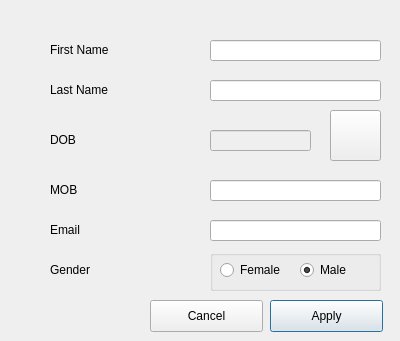
<?xml version="1.0" encoding="UTF-8"?>
<ui version="4.0">
 <class>AddPlayerDiag</class>
 <widget class="QDialog" name="AddPlayerDiag">
  <property name="geometry">
   <rect>
    <x>0</x>
    <y>0</y>
    <width>400</width>
    <height>341</height>
   </rect>
  </property>
  <property name="windowTitle">
   <string>Dialog</string>
  </property>
  <widget class="QLabel" name="label">
   <property name="geometry">
    <rect>
     <x>50</x>
     <y>40</y>
     <width>121</width>
     <height>20</height>
    </rect>
   </property>
   <property name="text">
    <string>First Name</string>
   </property>
  </widget>
  <widget class="QLabel" name="label_2">
   <property name="geometry">
    <rect>
     <x>50</x>
     <y>80</y>
     <width>121</width>
     <height>20</height>
    </rect>
   </property>
   <property name="text">
    <string>Last Name</string>
   </property>
  </widget>
  <widget class="QLabel" name="label_3">
   <property name="geometry">
    <rect>
     <x>50</x>
     <y>130</y>
     <width>121</width>
     <height>20</height>
    </rect>
   </property>
   <property name="text">
    <string>DOB</string>
   </property>
  </widget>
  <widget class="QLabel" name="label_4">
   <property name="geometry">
    <rect>
     <x>50</x>
     <y>180</y>
     <width>121</width>
     <height>20</height>
    </rect>
   </property>
   <property name="text">
    <string>MOB</string>
   </property>
  </widget>
  <widget class="QLabel" name="label_5">
   <property name="geometry">
    <rect>
     <x>50</x>
     <y>220</y>
     <width>121</width>
     <height>20</height>
    </rect>
   </property>
   <property name="text">
    <string>Email</string>
   </property>
  </widget>
  <widget class="QLabel" name="label_6">
   <property name="geometry">
    <rect>
     <x>50</x>
     <y>260</y>
     <width>121</width>
     <height>20</height>
    </rect>
   </property>
   <property name="text">
    <string>Gender</string>
   </property>
  </widget>
  <widget class="QGroupBox" name="gender">
   <property name="geometry">
    <rect>
     <x>210</x>
     <y>250</y>
     <width>171</width>
     <height>41</height>
    </rect>
   </property>
   <property name="title">
    <string/>
   </property>
   <property name="alignment">
    <set>Qt::AlignCenter</set>
   </property>
   <widget class="QRadioButton" name="female">
    <property name="geometry">
     <rect>
      <x>10</x>
      <y>10</y>
      <width>71</width>
      <height>20</height>
     </rect>
    </property>
    <property name="text">
     <string>Female</string>
    </property>
    <property name="checked">
     <bool>false</bool>
    </property>
   </widget>
   <widget class="QRadioButton" name="male">
    <property name="geometry">
     <rect>
      <x>90</x>
      <y>10</y>
      <width>71</width>
      <height>20</height>
     </rect>
    </property>
    <property name="text">
     <string>Male</string>
    </property>
    <property name="checked">
     <bool>true</bool>
    </property>
   </widget>
  </widget>
  <widget class="QPushButton" name="apply">
   <property name="geometry">
    <rect>
     <x>270</x>
     <y>300</y>
     <width>113</width>
     <height>32</height>
    </rect>
   </property>
   <property name="autoFillBackground">
    <bool>false</bool>
   </property>
   <property name="text">
    <string>Apply</string>
   </property>
   <property name="autoDefault">
    <bool>false</bool>
   </property>
   <property name="default">
    <bool>true</bool>
   </property>
   <property name="flat">
    <bool>false</bool>
   </property>
  </widget>
  <widget class="QPushButton" name="cancel">
   <property name="geometry">
    <rect>
     <x>150</x>
     <y>300</y>
     <width>113</width>
     <height>32</height>
    </rect>
   </property>
   <property name="text">
    <string>Cancel</string>
   </property>
  </widget>
  <widget class="QLineEdit" name="fName">
   <property name="geometry">
    <rect>
     <x>210</x>
     <y>40</y>
     <width>171</width>
     <height>21</height>
    </rect>
   </property>
  </widget>
  <widget class="QLineEdit" name="lName">
   <property name="geometry">
    <rect>
     <x>210</x>
     <y>80</y>
     <width>171</width>
     <height>21</height>
    </rect>
   </property>
  </widget>
  <widget class="QLineEdit" name="dob">
   <property name="enabled">
    <bool>false</bool>
   </property>
   <property name="geometry">
    <rect>
     <x>210</x>
     <y>130</y>
     <width>101</width>
     <height>21</height>
    </rect>
   </property>
   <property name="acceptDrops">
    <bool>false</bool>
   </property>
  </widget>
  <widget class="QLineEdit" name="mob">
   <property name="geometry">
    <rect>
     <x>210</x>
     <y>180</y>
     <width>171</width>
     <height>21</height>
    </rect>
   </property>
  </widget>
  <widget class="QLineEdit" name="email">
   <property name="geometry">
    <rect>
     <x>210</x>
     <y>220</y>
     <width>171</width>
     <height>21</height>
    </rect>
   </property>
  </widget>
  <widget class="QPushButton" name="cal">
   <property name="geometry">
    <rect>
     <x>330</x>
     <y>110</y>
     <width>51</width>
     <height>51</height>
    </rect>
   </property>
   <property name="styleSheet">
    <string notr="true">border-image: url(:/calendar-1559935_960_720.png);</string>
   </property>
   <property name="text">
    <string/>
   </property>
  </widget>
 </widget>
 <tabstops>
  <tabstop>fName</tabstop>
  <tabstop>lName</tabstop>
  <tabstop>dob</tabstop>
  <tabstop>cal</tabstop>
  <tabstop>mob</tabstop>
  <tabstop>email</tabstop>
  <tabstop>female</tabstop>
  <tabstop>male</tabstop>
  <tabstop>cancel</tabstop>
  <tabstop>apply</tabstop>
 </tabstops>
 <resources/>
 <connections/>
</ui>
